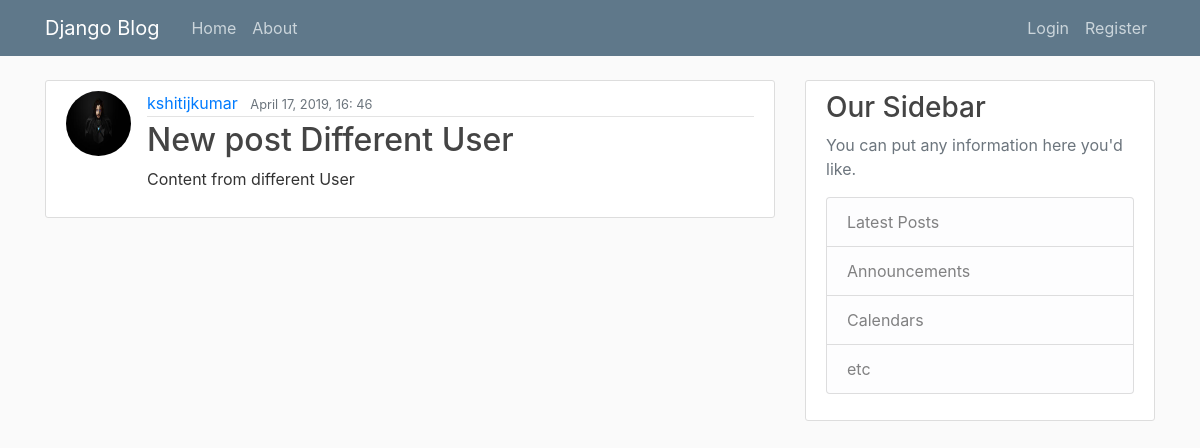
Page /post/20/ on the committed database.
### blog/models.py (models this page shows, shortened)
class Post(models.Model):
    title=models.CharField(max_length=100)
    content=models.TextField()
    date_posted=models.DateTimeField(default=timezone.now)
    author=models.ForeignKey(User,on_delete=models.CASCADE)

### users/models.py (models this page shows, shortened)
class Profile(models.Model):
	user=models.OneToOneField(User,on_delete=models.CASCADE)
	image=models.ImageField(default='default.jpg',upload_to='profile_pics')

### blog/views.py (the view)
# urls.py: path('post/<int:pk>/',PostDetailView.as_view(),name='post-detail'),
class PostDetailView(DetailView):
    model=Post

### blog/templates/blog/post_detail.HTML (shortened to what this page needs)
{%extends "blog/base.html"%}
{%block content %}
	<article class="media content-section">
			<img class="rounded-circle article-img" src="{{ object.author.profile.image.url}}">
      <div class="media-body">
  			<div class="article-metadata">
    				<a class="mr-2" href="{%url 'user-post' object.author.username %}">{{ object.author }}</a>
    				<small class="text-muted">{{ object.date_posted|date:"F d, Y, G: i" }}</small>
 				 </div>
  		 	 <h2 class="article-title">{{object.title}}</h2>
  		 	 <p class="article-content">{{ object.content }}</p>
      </div>
	</article>
{%endblock content %}

### rows in the picture
Post: author.profile.image (placeholder picture), author "kshitijkumar", date_posted "April 17, 2019, 16: 46", title "New post Different User", content "Content from different User"
